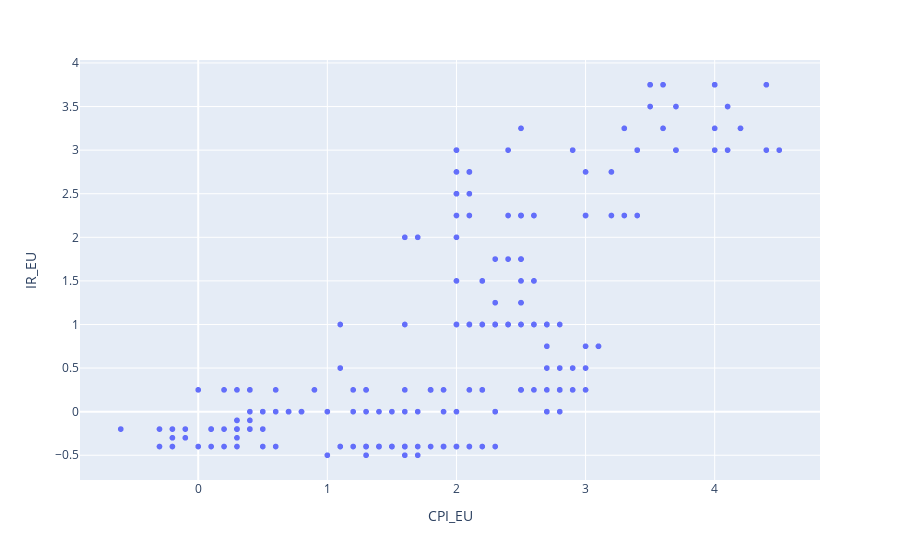

Source (notebook cell):
### Code cell
fig = px.scatter(df, x='CPI_EU', y='IR_EU')
fig.show()

### Figure 1 — Plotly figure (JSON) as saved in the notebook; plotly's stock layout.template omitted (floating-point values rounded to 4 significant figures; data arrays with more than 128 entries replaced by an {"elided": "..."} marker saying what was removed)
{"data": [{"hovertemplate": "CPI_EU=%{x}<br>IR_EU=%{y}<extra></extra>", "legendgroup": "", "marker": {"color": "#636efa", "symbol": "circle"}, "mode": "markers", "name": "", "showlegend": false, "type": "scattergl", "x": {"elided": "9447 float values"}, "xaxis": "x", "y": {"elided": "9447 float values"}, "yaxis": "y"}], "layout": {"legend": {"tracegroupgap": 0}, "margin": {"t": 60}, "xaxis": {"anchor": "y", "domain": [0, 1], "title": {"text": "CPI_EU"}}, "yaxis": {"anchor": "x", "domain": [0, 1], "title": {"text": "IR_EU"}}}}
